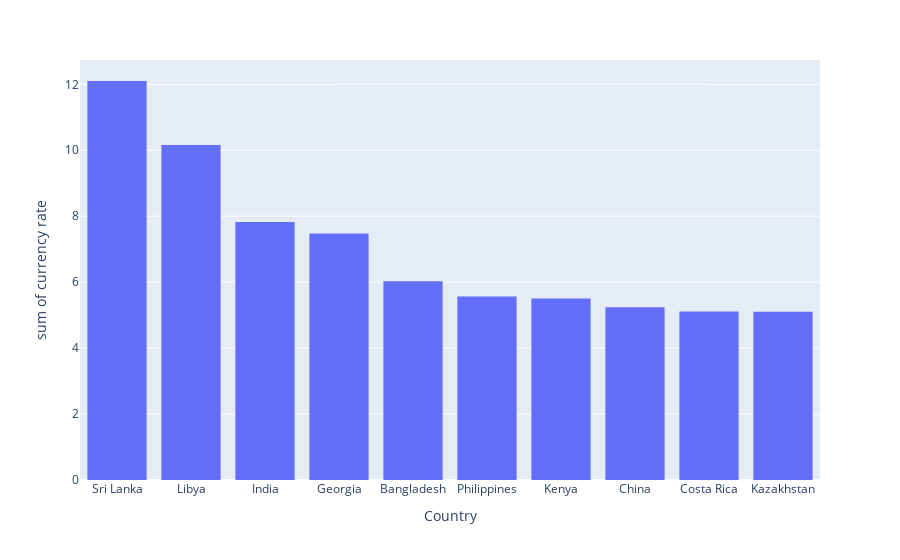

Source (notebook cell):
### Code cell
import plotly.express as px
fig = px.histogram(cc, x="Country",y="currency rate")
fig.show()

### Figure 1 — Plotly figure (JSON) as saved in the notebook; plotly's stock layout.template omitted (floating-point values rounded to 4 significant figures)
{"data": [{"alignmentgroup": "True", "bingroup": "x", "histfunc": "sum", "hovertemplate": "Country=%{x}<br>sum of currency rate=%{y}<extra></extra>", "legendgroup": "", "marker": {"color": "#636efa", "pattern": {"shape": ""}}, "name": "", "offsetgroup": "", "orientation": "v", "showlegend": false, "type": "histogram", "x": ["Sri Lanka", "Libya", "India", "Georgia", "Bangladesh", "Philippines", "Kenya", "China", "Costa Rica", "Kazakhstan"], "xaxis": "x", "y": [12.1, 10.16, 7.827, 7.474, 6.025, 5.568, 5.507, 5.24, 5.112, 5.101], "yaxis": "y"}], "layout": {"autosize": true, "barmode": "relative", "legend": {"tracegroupgap": 0}, "margin": {"t": 60}, "xaxis": {"anchor": "y", "autorange": true, "domain": [0, 1], "range": [-0.5, 9.5], "title": {"text": "Country"}, "type": "category"}, "yaxis": {"anchor": "x", "autorange": true, "domain": [0, 1], "range": [0, 12.74], "title": {"text": "sum of currency rate"}, "type": "linear"}}}
